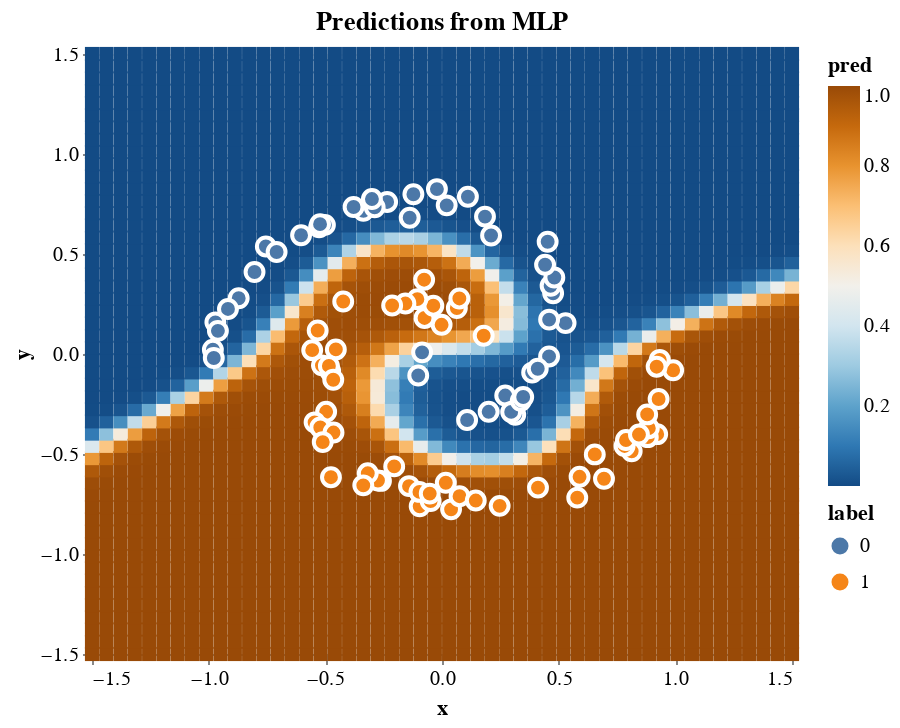

The code cell stored with this chart in its notebook:
### Code cell
# Plot predictions
pred_chart = prediction_plot(xs, y)
chart = pred_chart + spiral_chart
chart

### Figure 1 — Vega-Lite specification as saved in the notebook (floating-point values rounded to 4 significant figures; data arrays with more than 128 entries replaced by an {"elided": "..."} marker saying what was removed)
{"config": {"view": {"continuousWidth": 300, "continuousHeight": 300}}, "layer": [{"data": {"name": "data-305d9b1a785a1071815332b97dc4bb7a"}, "mark": {"type": "square", "opacity": 1, "size": 50}, "encoding": {"color": {"field": "pred", "scale": {"scheme": "blueorange"}, "type": "quantitative"}, "x": {"field": "x", "scale": {"domain": [-1.5, 1.5], "nice": false}, "type": "quantitative"}, "y": {"field": "y", "scale": {"domain": [-1.5, 1.5], "nice": false}, "type": "quantitative"}}, "title": "Predictions from MLP"}, {"data": {"name": "data-ea5f926ea559a091408d708f08741c63"}, "mark": {"type": "circle", "opacity": 1, "size": 80, "stroke": "white"}, "encoding": {"color": {"field": "label", "type": "nominal"}, "x": {"field": "x", "scale": {"domain": [-1.5, 1.5], "nice": false}, "type": "quantitative"}, "y": {"field": "y", "scale": {"domain": [-1.5, 1.5], "nice": false}, "type": "quantitative"}}}], "height": 300, "width": 350, "$schema": "https://vega.github.io/schema/vega-lite/v5.20.1.json", "datasets": {"data-305d9b1a785a1071815332b97dc4bb7a": {"elided": "2500 records"}, "data-ea5f926ea559a091408d708f08741c63": [{"x": -0.08531, "y": 0.008334, "label": 0}, {"x": 0.1787, "y": 0.09108, "label": 1}, {"x": 0.06364, "y": 0.2299, "label": 1}, {"x": -0.1018, "y": -0.1074, "label": 0}, {"x": -0.001736, "y": 0.1459, "label": 1}, {"x": 0.0744, "y": 0.2778, "label": 1}, {"x": -0.07479, "y": 0.1803, "label": 1}, {"x": -0.03717, "y": 0.2415, "label": 1}, {"x": -0.1055, "y": 0.2743, "label": 1}, {"x": -0.07655, "y": 0.3715, "label": 1}, {"x": -0.1569, "y": 0.2522, "label": 1}, {"x": 0.1076, "y": -0.33, "label": 0}, {"x": 0.2, "y": -0.2889, "label": 0}, {"x": -0.2137, "y": 0.2426, "label": 1}, {"x": 0.271, "y": -0.2078, "label": 0}, {"x": 0.3139, "y": -0.3035, "label": 0}, {"x": 0.2965, "y": -0.2895, "label": 0}, {"x": 0.3377, "y": -0.2342, "label": 0}, {"x": 0.348, "y": -0.2151, "label": 0}, {"x": -0.4233, "y": 0.2626, "label": 1}, {"x": 0.3863, "y": -0.09285, "label": 0}, {"x": -0.5328, "y": 0.1173, "label": 1}, {"x": -0.4549, "y": 0.02297, "label": 1}, {"x": 0.4588, "y": -0.01218, "label": 0}, {"x": 0.4103, "y": -0.07362, "label": 0}, {"x": -0.4793, "y": -0.08519, "label": 1}, {"x": -0.5563, "y": 0.01929, "label": 1}, {"x": -0.5145, "y": -0.05687, "label": 1}, {"x": -0.4848, "y": -0.05956, "label": 1}, {"x": 0.5296, "y": 0.1546, "label": 0}, {"x": -0.4661, "y": -0.1289, "label": 1}, {"x": 0.4591, "y": 0.1721, "label": 0}, {"x": -0.4965, "y": -0.289, "label": 1}, {"x": 0.4763, "y": 0.3038, "label": 0}, {"x": -0.546, "y": -0.3418, "label": 1}, {"x": -0.5216, "y": -0.3674, "label": 1}, {"x": 0.4655, "y": 0.3409, "label": 0}, {"x": -0.4649, "y": -0.3928, "label": 1}, {"x": -0.5111, "y": -0.4405, "label": 1}, {"x": 0.4814, "y": 0.3824, "label": 0}, {"x": 0.4417, "y": 0.4463, "label": 0}, {"x": -0.4759, "y": -0.616, "label": 1}, {"x": 0.4528, "y": 0.5614, "label": 0}, {"x": -0.2617, "y": -0.6344, "label": 1}, {"x": -0.2744, "y": -0.6326, "label": 1}, {"x": -0.3181, "y": -0.5966, "label": 1}, {"x": -0.3374, "y": -0.6567, "label": 1}, {"x": -0.2049, "y": -0.5619, "label": 1}, {"x": 0.2103, "y": 0.5924, "label": 0}, {"x": -0.1414, "y": -0.6604, "label": 1}, {"x": 0.1843, "y": 0.6871, "label": 0}, {"x": -0.09565, "y": -0.7615, "label": 1}, {"x": -0.09671, "y": -0.6895, "label": 1}, {"x": -0.04871, "y": -0.7354, "label": 1}, {"x": -0.05257, "y": -0.698, "label": 1}, {"x": 0.111, "y": 0.7862, "label": 0}, {"x": 0.01628, "y": -0.6439, "label": 1}, {"x": -0.02177, "y": 0.8245, "label": 0}, {"x": 0.02014, "y": 0.7434, "label": 0}, {"x": 0.03891, "y": -0.7766, "label": 1}, {"x": 0.07513, "y": -0.7111, "label": 1}, {"x": -0.1226, "y": 0.7989, "label": 0}, {"x": 0.1447, "y": -0.7328, "label": 1}, {"x": -0.1385, "y": 0.6813, "label": 0}, {"x": 0.2471, "y": -0.7594, "label": 1}, {"x": -0.337, "y": 0.7159, "label": 0}, {"x": -0.2352, "y": 0.7603, "label": 0}, {"x": -0.2886, "y": 0.7335, "label": 0}, {"x": -0.3003, "y": 0.7748, "label": 0}, {"x": -0.379, "y": 0.7349, "label": 0}, {"x": 0.4114, "y": -0.6682, "label": 1}, {"x": 0.5797, "y": -0.7181, "label": 1}, {"x": -0.5267, "y": 0.6338, "label": 0}, {"x": -0.5018, "y": 0.6456, "label": 0}, {"x": -0.5226, "y": 0.6492, "label": 0}, {"x": 0.5896, "y": -0.6141, "label": 1}, {"x": 0.6548, "y": -0.502, "label": 1}, {"x": -0.604, "y": 0.5938, "label": 0}, {"x": 0.6942, "y": -0.6237, "label": 1}, {"x": -0.7549, "y": 0.5377, "label": 0}, {"x": -0.7088, "y": 0.5101, "label": 0}, {"x": 0.813, "y": -0.4865, "label": 1}, {"x": -0.8035, "y": 0.4101, "label": 0}, {"x": 0.7825, "y": -0.4598, "label": 1}, {"x": 0.7886, "y": -0.4302, "label": 1}, {"x": 0.9223, "y": -0.4007, "label": 1}, {"x": 0.8819, "y": -0.4159, "label": 1}, {"x": 0.8863, "y": -0.371, "label": 1}, {"x": 0.8441, "y": -0.4027, "label": 1}, {"x": -0.8713, "y": 0.2788, "label": 0}, {"x": 0.8793, "y": -0.302, "label": 1}, {"x": 0.9283, "y": -0.2249, "label": 1}, {"x": -0.9712, "y": 0.1584, "label": 0}, {"x": -0.9173, "y": 0.2253, "label": 0}, {"x": 0.9907, "y": -0.08121, "label": 1}, {"x": -0.982, "y": 0.02178, "label": 0}, {"x": -0.9604, "y": 0.1156, "label": 0}, {"x": 0.9332, "y": -0.02925, "label": 1}, {"x": 0.9199, "y": -0.06352, "label": 1}, {"x": -0.978, "y": -0.01986, "label": 0}]}}
